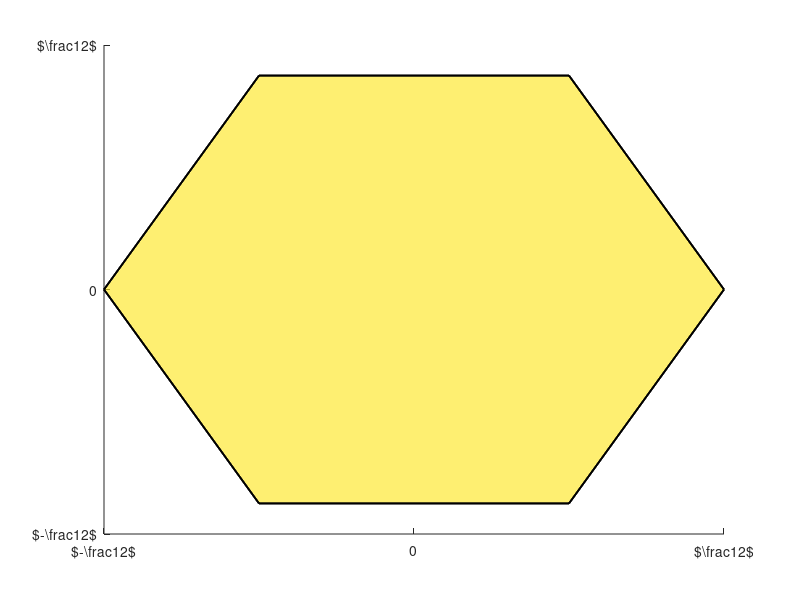

Recreate this plot in MATLAB. (Note: this script raises an error after producing the figure.)
%% F_{p_3 \ SE(2)}
close all; clear; clc;

%% Tiles
tile = struct ('face_x', 0, 'face_y', 0, 'face_z', 0, 'face_center', 0);

tile(1).face_x = 2.0 * [4.0, 8.0, 4.0, -4.0, -8.0, -4.0] / 8.0;
tile(1).face_y = 2.0 * [7.0, 0.0, -7.0, -7.0, 0.0, 7.0] / 8.0;
tile(1).face_z = pi * ones (1, 6) / 3.0;

tile(2).face_x = 2.0 * [4.0, 8.0, 4.0, -4.0, -8.0, -4.0] / 8.0;
tile(2).face_y = 2.0 * [7.0, 0.0, -7.0, -7.0, 0.0, 7.0] / 8.0;
tile(2).face_z = -pi * ones (1, 6) / 3.0;

tile(3).face_x = [tile(1).face_x(1), tile(1).face_x(2), tile(1).face_x(2), tile(1).face_x(1)];
tile(3).face_y = [tile(1).face_y(1), tile(1).face_y(2), tile(1).face_y(2), tile(1).face_y(1)];
tile(3).face_z = pi * [1.0, 1.0, -1.0, -1.0] / 3.0;

tile(4).face_x = [tile(1).face_x(2), tile(1).face_x(3), tile(1).face_x(3), tile(1).face_x(2)];
tile(4).face_y = [tile(1).face_y(2), tile(1).face_y(3), tile(1).face_y(3), tile(1).face_y(2)];
tile(4).face_z = pi * [1.0, 1.0, -1.0, -1.0] / 3.0;

tile(5).face_x = [tile(1).face_x(3), tile(1).face_x(4), tile(1).face_x(4), tile(1).face_x(3)];
tile(5).face_y = [tile(1).face_y(3), tile(1).face_y(4), tile(1).face_y(4), tile(1).face_y(3)];
tile(5).face_z = pi * [1.0, 1.0, -1.0, -1.0] / 3.0;

tile(6).face_x = [tile(1).face_x(4), tile(1).face_x(5), tile(1).face_x(5), tile(1).face_x(4)];
tile(6).face_y = [tile(1).face_y(4), tile(1).face_y(5), tile(1).face_y(5), tile(1).face_y(4)];
tile(6).face_z = pi * [1.0, 1.0, -1.0, -1.0] / 3.0;

tile(7).face_x = [tile(1).face_x(5), tile(1).face_x(6), tile(1).face_x(6), tile(1).face_x(5)];
tile(7).face_y = [tile(1).face_y(5), tile(1).face_y(6), tile(1).face_y(6), tile(1).face_y(5)];
tile(7).face_z = pi * [1.0, 1.0, -1.0, -1.0] / 3.0;

tile(8).face_x = [tile(1).face_x(6), tile(1).face_x(1), tile(1).face_x(1), tile(1).face_x(6)];
tile(8).face_y = [tile(1).face_y(6), tile(1).face_y(1), tile(1).face_y(1), tile(1).face_y(6)];
tile(8).face_z = pi * [1.0, 1.0, -1.0, -1.0] / 3.0;

%% Plots
figure; hold on;

for face_index = 1 : 2   
 trisurf ([1, 2, 3, 4, 5, 6, 1],...
     tile(face_index).face_x, tile(face_index).face_y,...
     tile(face_index).face_z, 'FaceAlpha', 0.65, 'Linewidth', 1.3);
end

for face_index = 3 : 8
 trisurf ([1, 2, 3, 4, 1],...
     tile(face_index).face_x, tile(face_index).face_y,...
     tile(face_index).face_z, 'FaceAlpha', 0.65, 'Linewidth', 1.3);
end

xticks ([-2.0, 0.0, 2.0]);
xticklabels ({'$-\frac{1}{2}$', '0', '$\frac{1}{2}$'});

yticks ([-2.0, 0.0, 2.0]);
yticklabels ({'$-\frac{1}{2}$', '0', '$\frac{1}{2}$'});

zticks ([-pi/3, 0.0, pi/3]);
zticklabels ({'$-\frac{\pi}{3}$', '0', '$\frac{\pi}{3}$'});

plot_properties_SE2;